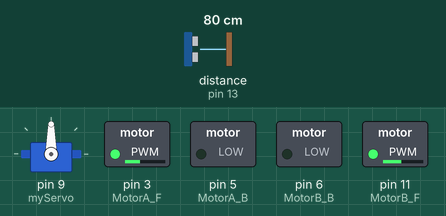
Simulated run of this sketch. Board: Arduino Uno, built with avr-gcc and run on an emulated ATmega328P. Shown: servo, switched loads named in the sketch (green lamp = pin HIGH). Wiring (inferred from the names in the program): ultrasonic range finder: trigger pin 12; echo pin 13. The test bench sets the inputs (shaded band); at power-on: distance to the obstacle (sensor on pin 13) 80 cm. The echo pulse lasts 58.3 µs per cm; pins used as bus, display or sensor lines are not drawn; what the sketch prints to the serial monitor is not drawn.

Above: at 1.2 s.
1.3 s: distance to the obstacle (sensor on pin 13) set to 33 cm
2.8 s: distance to the obstacle (sensor on pin 13) set to 27 cm
At 5.7 s:
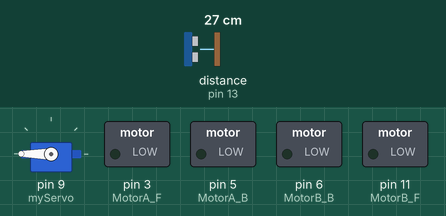
5.8 s: distance to the obstacle (sensor on pin 13) set to 35 cm
At 7.2 s:
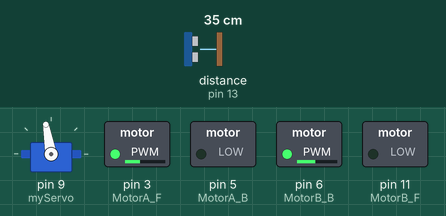
8.8 s: distance to the obstacle (sensor on pin 13) set to 2 cm
At 9.5 s:
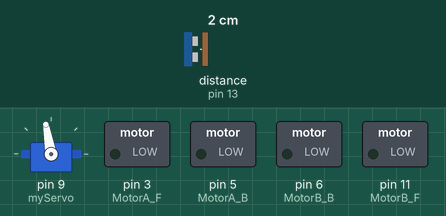
11.6 s: distance to the obstacle (sensor on pin 13) set to 4 cm
At 14.8 s:
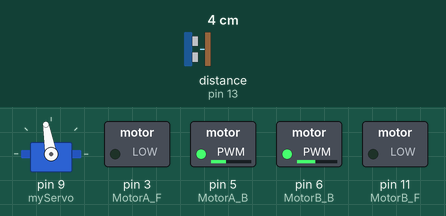
Timing chart, 0 to 15.6 s (numbered marks = the images above; inputs shaded):
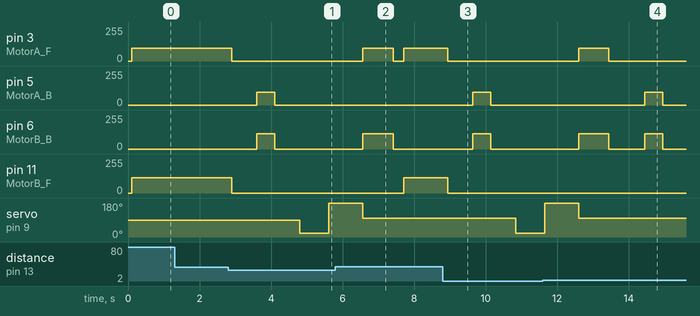

Measured:
- the behaviour switches between 31 and 30 cm on distance to the obstacle (sensor on pin 13) (found by bisection; images 0 and 1)
- after the input at 1.3 s, every drawn part: stays the same
- after the input at 2.8 s, pin 3 (MotorA_F): 95/255 → 0/255 after 0.11 s; pin 5 (MotorA_B): 0/255 → 95/255 after 0.81 s, → 0/255 0.50 s later; pin 6 (MotorB_B): 0/255 → 116/255 after 0.81 s, → 0/255 0.50 s later; pin 11 (MotorB_F): 116/255 → 0/255 after 0.11 s; servo on pin 9 (myServo): 90° → 20° after 2.0 s, → 180° 0.80 s later
- after the input at 5.8 s, pin 3 (MotorA_F): 0/255 → 95/255 after 0.76 s, → 0/255 0.85 s later, → 95/255 0.30 s later; pin 5 (MotorA_B): stays 0/255 (without the input it goes to 95/255 after 0.76 s); pin 6 (MotorB_B): 0/255 → 116/255 after 0.76 s instead of 2.6 s
- after the input at 8.8 s, pin 3 (MotorA_F): 95/255 → 0/255 after 0.14 s; pin 5 (MotorA_B): 0/255 → 95/255 after 0.84 s, → 0/255 0.50 s later; pin 6 (MotorB_B): 0/255 → 116/255 after 0.84 s, → 0/255 0.50 s later; pin 11 (MotorB_F): 116/255 → 0/255 after 0.14 s; servo on pin 9 (myServo): 100° → 20° after 2.0 s
- after the input at 11.6 s, pin 3 (MotorA_F): 0/255 → 95/255 after 1.0 s, → 0/255 0.85 s later; pin 5 (MotorA_B): 0/255 → 95/255 after 2.8 s, → 0/255 0.50 s later; pin 6 (MotorB_B): 0/255 → 116/255 after 1.0 s, → 0/255 0.85 s later, → 116/255 1.0 s later, → 0/255 0.50 s later

The sketch:

Evade_test.ino
```cpp
#include <Servo.h>

const int trig = 12;
const int echo = 13;
const int pinH = 7;
const int pinH2 = 4;
const int MotorA_F = 3;
const int MotorA_B = 5;
const int MotorB_B = 6;
const int MotorB_F = 11;
const int leftSpeed = 116;
const int rightSpeed = 95;
const int duration;
const int cm;

Servo myServo;

int distance()
{
  digitalWrite(trig, LOW);
  delayMicroseconds(5);
  digitalWrite(trig,HIGH);
  delayMicroseconds(10);
  digitalWrite(trig, LOW);
  int duration = pulseIn(echo, HIGH);

  int cm = (duration / 2) * 0.0343;
  delay(100);

  return cm;
}

void setup() {
  pinMode(trig, OUTPUT);
  pinMode(echo, INPUT);
  pinMode(MotorA_F, OUTPUT);
  pinMode(MotorA_B, OUTPUT);
  pinMode(MotorB_F, OUTPUT);
  pinMode(MotorB_B, OUTPUT);

  Serial.begin(9600);
  myServo.attach(9);
}

void loop() {

  if (distance() < 30)
  {
    Serial.print(Evade());
    Serial.println();
  }
  else
  {
    Move("Forward");
  }
}

String Evade()
{
  int leftCm;
  int rightCm;

  Move("Stop");
  delay(700);
  Move("Backward");
  delay(500);
  Move("Stop");
  delay(700);

  myServo.write(20);
  delay(200);
  rightCm = distance();
  Serial.print("Right Distance: ");
  Serial.print(rightCm);
  delay(500);

  myServo.write(180);
  delay(350);
  leftCm = distance();
  Serial.print("        Left Distance: ");
  Serial.print(leftCm);
  Serial.println();
  delay(500);

  myServo.write(100);

  if (leftCm < rightCm)
  {
    Move("Right");
    delay(800);
    Move("Stop");
    delay(200);

    return "Right";
  }
  else if (rightCm < leftCm)
  {
    Move("Left");
    delay(850);
    Move("Stop");
    delay(200);

    return "Left";
  }
}
void Move(String order)
{
  digitalWrite(pinH, HIGH);
  digitalWrite(pinH2, HIGH);

  if (order == "Forward")
  {
    digitalWrite(MotorA_B, LOW);
    analogWrite(MotorA_F, rightSpeed);
    analogWrite(MotorB_F, leftSpeed);
    digitalWrite(MotorB_B, LOW);
  }
  else if (order == "Left")
  {
    digitalWrite(MotorA_B, LOW);
    analogWrite(MotorA_F, rightSpeed);
    analogWrite(MotorB_B, leftSpeed);
    digitalWrite(MotorB_F, LOW);
  }
  else if (order == "Right")
  {
    digitalWrite(MotorA_F, LOW);
    analogWrite(MotorA_B, rightSpeed);
    analogWrite(MotorB_F, leftSpeed);
    digitalWrite(MotorB_B, LOW);
  }
  else if (order == "Stop")
  {
    digitalWrite(MotorA_B, LOW);
    digitalWrite(MotorA_F, LOW);
    digitalWrite(MotorB_F, LOW);
    digitalWrite(MotorB_B, LOW);
  }
  else if (order == "Backward")
  {
    digitalWrite(MotorA_F, LOW);
    analogWrite(MotorA_B, rightSpeed);
    analogWrite(MotorB_B, leftSpeed);
    digitalWrite(MotorB_F, LOW);
  }
}
```
